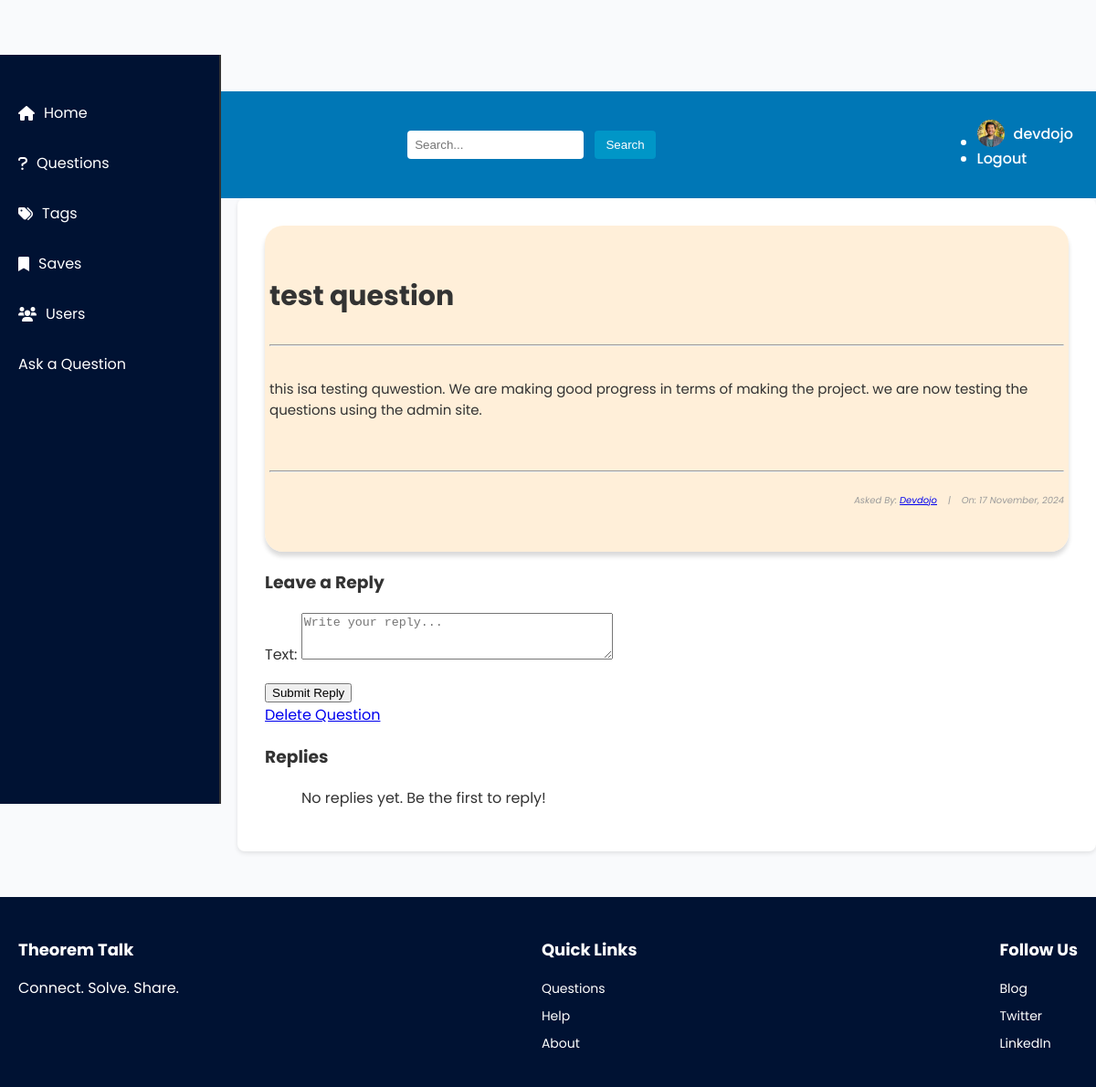
The page /questions/1 (signed in) on the database as committed earlier.
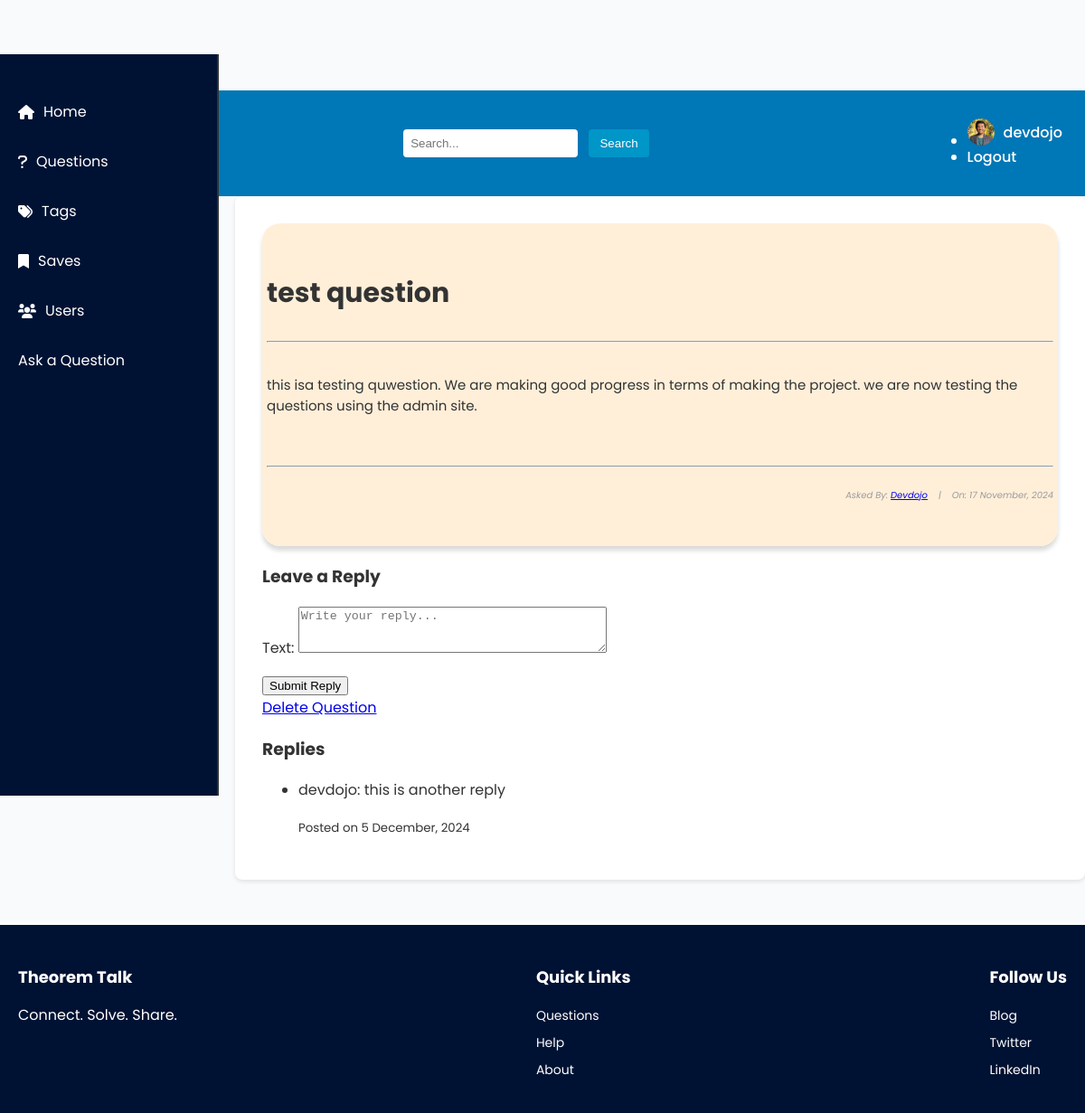
The same page on the database as committed later.
### base/models.py (models this page shows, shortened)
class Reply(models.Model):
  user = models.ForeignKey(User, on_delete=models.CASCADE, related_name='replies')
  question = models.ForeignKey(Question, on_delete=models.CASCADE, related_name='replies')
  text = models.TextField()
  created_at = models.DateTimeField(auto_now_add=True)

### base/views.py (the view, shortened to what this page needs)
# urls.py: path('questions/<int:pk>', views.QuestionDetailView.as_view(), name="question_detail"),
class QuestionDetailView(DetailView):
    model = Question
    context_object_name = 'question'
    template_name = 'base/question_detail.html'
    def get_context_data(self, **kwargs):
        context = super().get_context_data(**kwargs)
        context['reply_form'] = ReplyForm()
        context['replies'] = self.object.replies.all()
        return context

### base/forms.py
class ReplyForm(forms.ModelForm):
  class Meta:
    model = Reply
    fields = ['text']
    widgets = {
      'text': forms.Textarea(attrs={'rows': 3, 'placeholder': 'Write your reply...'}),
    }

### base/templates/base/question_detail.html (shortened to what this page needs)
{% extends 'base.html' %}
{% block content %}
<!DOCTYPE html>
<html lang="en">
<head>
    <link rel="stylesheet" href="question_detail.css">
</head>
<body>
    <div class="container">
        <div class="list-question">
            <div class="questions">
                <div class="container" style="background-color: rgba(255, 235, 209, 0.808); padding: 5px; box-shadow: rgba(0, 0, 0, 0.15) 0px 5px 5px 0px; border-radius: 20px;">
                    <h3 id="fh3">{{ question.title }}</h3>
                    <hr>
                    <h6 id="fh6">{{ question.content|safe }}</h6>
                    <hr>
                    <h6 id="fh6" style="font-size: 10px; font-style: italic; color: rgb(155, 155, 155); text-align: right;">
                        Asked By: <a href="{% url 'profile' question.user.username %}">{{ question.user.username|title }}</a>&nbsp;&nbsp;&nbsp; |&nbsp;&nbsp;&nbsp;
                        On: {{ question.date_created|date:"j F, Y" }}
                    </h6>
                </div>
            </div>
        </div>
        {% if user.is_authenticated %}
        <div class="reply-section">
            <h3>Leave a Reply</h3>
            <form method="post">
                {{ reply_form.as_p }}
                <button type="submit">Submit Reply</button>
            </form>
        </div>
        {% else %}
        <div class="login-prompt">
            <p>Please <a href="{% url 'user:login' %}">log in</a> to reply.</p>
        </div>
        {% endif %}
        <div class="delete-question">
            {% if question.user == user %}
                <a href="{% url 'base:question_delete' question.pk %}" class="btn btn-danger">Delete Question</a>
            {% endif %}
        </div>
        <div class="existing-replies">
            <h3>Replies</h3>
            <ul>
            {% for reply in replies %}
                <li>
                    <p>{{ reply.user.username }}: {{ reply.text }}</p>
                    <small>Posted on {{ reply.created_at|date:"j F, Y" }}</small>
                </li>
            {% empty %}
                <p>No replies yet. Be the first to reply!</p>
            {% endfor %}
            </ul>
        </div>
    </div>
</body>
</html>
{% endblock content %}

Rows that differ between the two databases and show on the page:
added Reply: user.username "devdojo", text "this is another reply", created_at "5 December, 2024"
Other text that changed with them:
text no longer shown: "No replies yet. Be the first to reply!"
